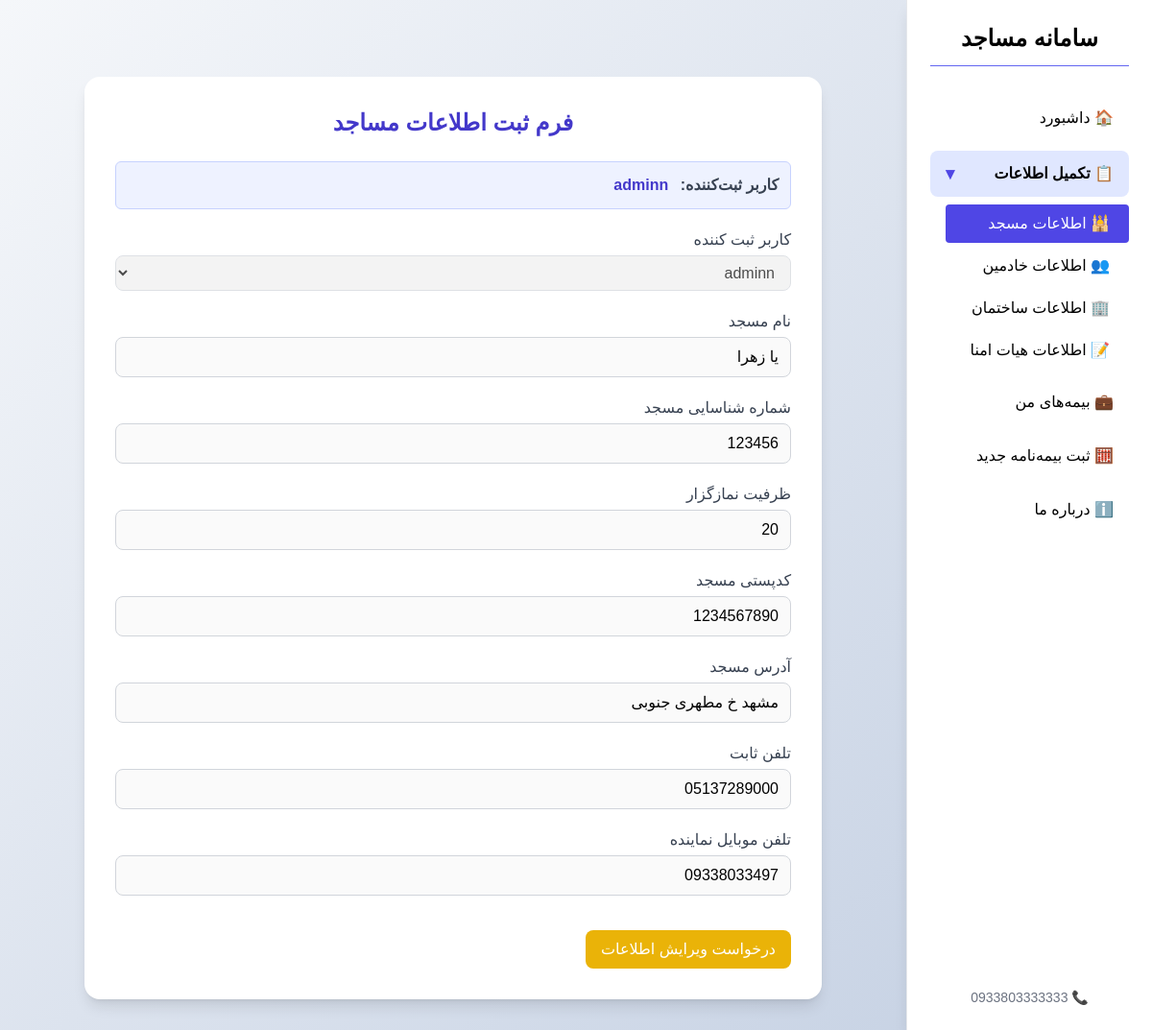
The page /account/mainform/ (signed in) on the database as committed earlier.
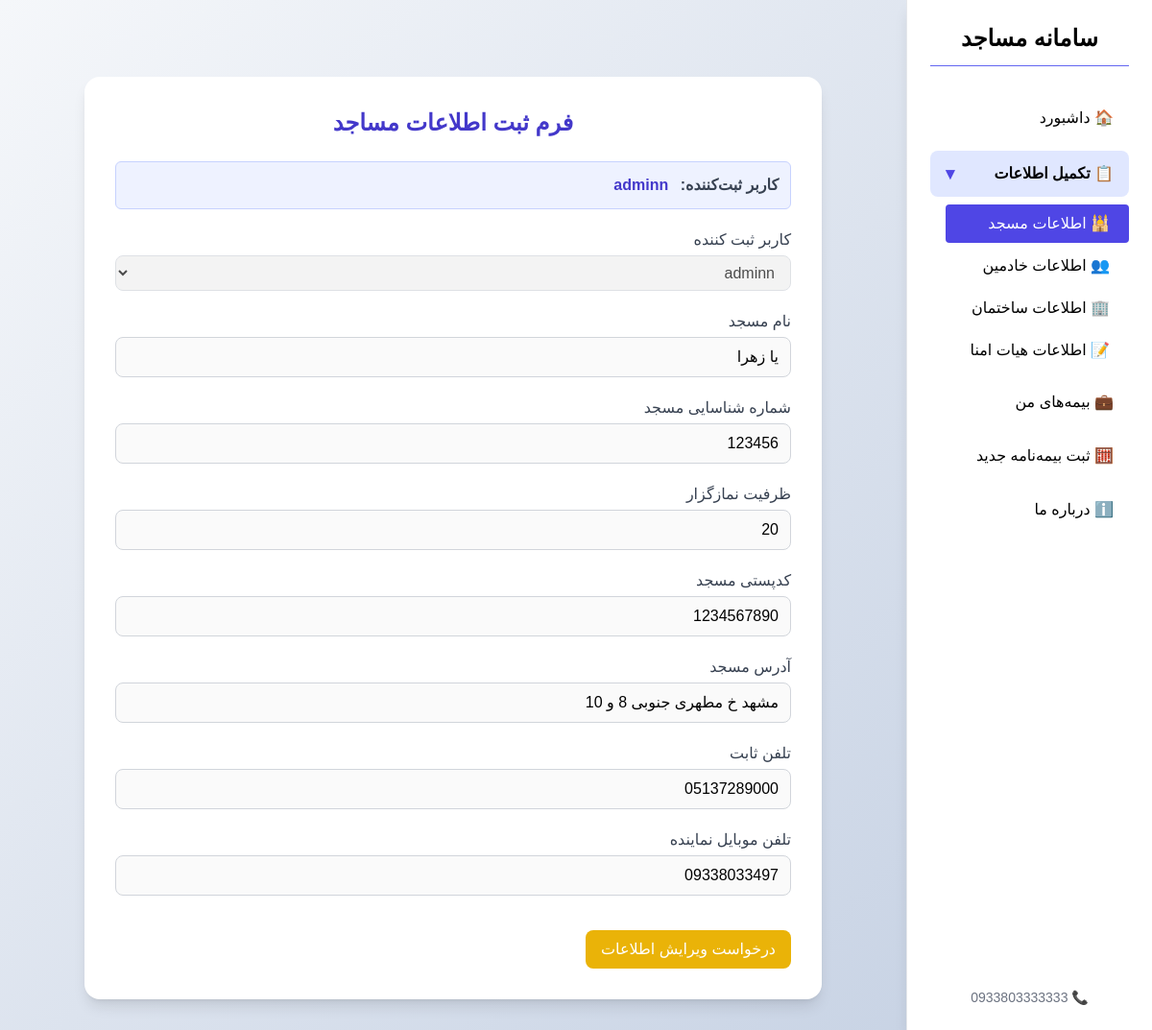
The same page on the database as committed later.
### forms/models.py (models this page shows, shortened)
class MainRegistration(models.Model):
    registration=models.ForeignKey(Signup,on_delete=models.CASCADE,related_name="mosque",verbose_name="کاربر ثبت کننده")
    mosque_name=models.CharField(max_length=50,verbose_name="نام مسجد")
    mosque_id=models.IntegerField(verbose_name="کد شناسایی مسجد")
    mosque_Capacity=models.IntegerField(validators=[MinValueValidator(10)],verbose_name='ظرفیت نمازگزار')
    mosque_postalcode=models.CharField(verbose_name="کدپستی مسجد",validators=[MinLengthValidator(9)],max_length=11)
    mosque_address=models.CharField(max_length=200,verbose_name="آدرس مسجد")
    mosque_phone=models.CharField(verbose_name="تلفن ثابت مسجد",blank=True,max_length=11,validators=[MinLengthValidator(11)])
    created_phone=models.CharField(verbose_name="تلفن موبایل",max_length=11,validators=[MinLengthValidator(11)],unique=True)
    create_date=models.DateTimeField(auto_now_add=True)
    class Meta:
        verbose_name="لیست مساجد"

### forms/views.py (the view)
def MainRegistration_view(request):
    signup = get_signup_from_session(request)
    if not signup:
        return redirect('login')  # یا مسیر مناسب
    main_reg = MainRegistration.objects.filter(registration=signup).first()
    editing = request.GET.get("edit") == "true"
    if request.method == 'POST':
        form = MainRegistration_form(request.POST, instance=main_reg)
        if form.is_valid():
            obj = form.save(commit=False)
            obj.registration = signup
            obj.save()
            messages.success(request, "اطلاعات مسجد با موفقیت ذخیره شد ✅")
            return redirect('/')  # یا مسیر دلخواه بعد از ذخیره
        else:
            messages.error(request, "فرم معتبر نیست، لطفا مقادیر را بررسی کنید.")
    else:
        form = MainRegistration_form(instance=main_reg)
        if main_reg and not editing:
            for field in form.fields.values():
                field.widget.attrs['disabled'] = 'disabled'
    return render(request, 'mainform.html', {
        'form': form,
        'signup': signup,
        'editing': editing,
        'main_reg': main_reg,
    })

### forms/forms.py
class MainRegistration_form(StyledModelForm):
    class Meta:
        model=MainRegistration
        fields='__all__'
        widgets = {
            'mosque_phone': forms.NumberInput(attrs={'placeholder': 'تلفن ثابت'}),
            'created_phone': forms.NumberInput(attrs={'placeholder': 'موبایل نماینده'}),
        }
        labels={'mosque_name':"نام مسجد",
                'mosque_id':"شماره شناسایی مسجد",
                'mosque_Capacity':"ظرفیت نمازگزار",
                'mosque_postalcode':"کدپستی مسجد",
                'mosque_address':"آدرس مسجد",
                'mosque_phone':"تلفن ثابت",
                'created_phone':"تلفن موبایل نماینده"}
        help_texts = {
            'mosque_postalcode': 'کد ۱۰ رقمی وارد کنید.',
            'created_phone': 'شماره موبایل ۱۱ رقمی.',
        }

### forms/models.py (called while the page is built)
    def __str__(self):
        return self.username

### forms/templates/mainform.html (shortened to what this page needs)
{% extends "base.html" %}
{% load static %}
{% block content %}
<body class="bg-slate-100 min-h-screen flex items-center justify-center">
  <div class="w-full max-w-3xl bg-white rounded-2xl shadow-lg p-8 mx-auto mt-12">
    <h2 class="text-2xl font-bold text-center text-indigo-700 mb-6">فرم ثبت اطلاعات مساجد</h2>
    {% if signup %}
      <div class="bg-indigo-50 p-3 rounded-md text-gray-700 border border-indigo-200 mb-4">
        <strong>کاربر ثبت‌کننده:</strong>
        <span class="text-indigo-700 font-semibold mr-2">{{ signup.username }}</span>
      </div>
    {% endif %}
    <form method="post" class="space-y-5">
{% for field in form %}
  <div>
    <label class="block text-gray-700 mb-1" for="{{ field.id_for_label }}">{{ field.label }}</label>
    {{ field }}
  </div>
{% endfor %}
<div class="pt-4 flex justify-between items-center">
  {% if not editing %}
    <a href="?edit=true" class="bg-yellow-500 text-white py-2 px-4 rounded-lg hover:bg-yellow-600 transition-all">
      درخواست ویرایش اطلاعات
    </a>
  {% endif %}
    </div>
  </form>
</div>
</body>
{% endblock %}

Rows that differ between the two databases and show on the page:
changed MainRegistration "adminn": mosque_address "مشهد خ مطهری جنوبی" → "مشهد خ مطهری جنوبی 8 و 10"
